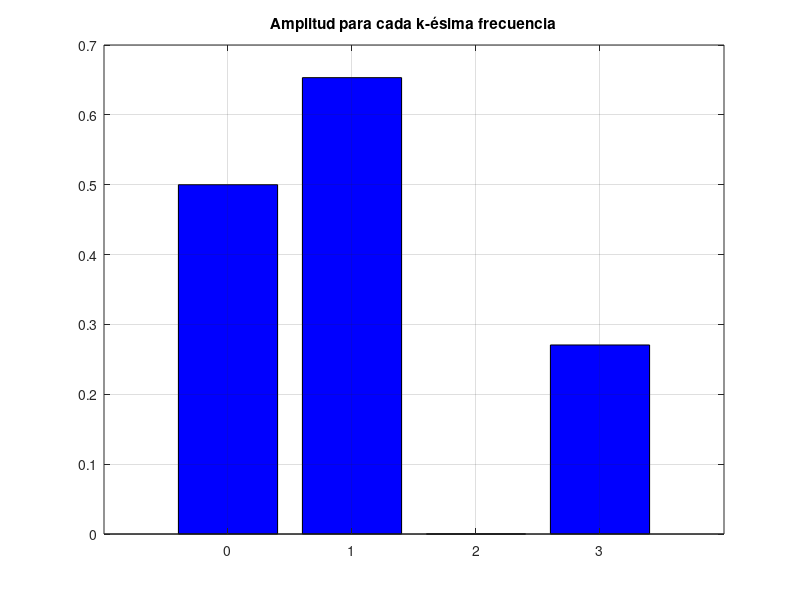

MATLAB code to generate this figure: (Note: this script raises an error after producing the figure.)
function aproximacionTrigonometricaUltimaN8
  % EN ESTE PROGRAMA LO QUE ESTÁ MAL ES EL VECTOR g, YA QUE ESTÁ DE 1 a N Y DEBERÍA SER DE 0 a Tp %
  clc, clear
  N=8;%numero de intervalos o puntos
  m=3;%tiene que ser menor que (N-1)/2
  pi=pi;
  w0=(2*pi)/N;
  dim=2*m+1;%%incognitas
  %%gt es una funcion periodica, el ultimo punto coincide con el primero
  %%g es un vector=[1 1 0 0]
  %%t es un vector= [0dt dt 2dt 3dt]
  %%n es el ORDEN de los componentes n=[1 2 3 4]
  %%Tita va desde 0 a 2pi
  %%AProximacion: por minimos cuadrados. Base={1; cos(algo);sen(algo) hasta lo que haga falta para hacer la aproximacion
  %%con la condicion de q las bases sean ortogonales entre si en el periodo 0-2pi
  %%CAMBIO DE VARIABLES, TRABAJAMOS EN EL DOMINIO TIEMPO
  %%tOMAMOS UN TITA CUALQUIERA Y COMPARANDO CON EL DOMINIO TIEMPO
  n=zeros(1,N);
  g=zeros(N,1);
  for k=1:N
    n(1,k)=k;
    if k<=N/2
      g(k,1)=1;
    else
      g(k,1)=0;
    endif
  endfor

  phi=zeros(N,dim);
  %%p(t)=a0 * 1 + ak cos(k * (2pi/TP)(n-1))
  %%n va desde 1 hasta N
  %%k va desde 1 a m

	phi(:,1) = 1;

  for n=1:N
    %%phi(n,1)=1;
    for k=1:m
      phi(n,2*k)=cos(k*w0*(n-1));
      phi(n,2*k+1)=sin(k*w0*(n-1));
    endfor
  endfor

  diag = phi'* phi			%%chequeamos que la matriz sea diagonal
  coef = phi'* g				%%vector de coeficientes

  alfa = zeros(dim,1);

  alfa(1,1)=coef(1,1)/N;
  for j=2:dim
##    alfa(k,1)=coef(k,1)/diag(k,k)  OTRA FORMA DE HACERLO
    alfa(j,1)=coef(j,1)/(N/2)
  endfor
  %%phi'*phi*alfa=phi'*g

  k=zeros(1,m+1);%%vector K
  for j=1:m+1
    k(1,j)=j-1;
  endfor

  A=zeros(1, m+1)
  A(1,1)=alfa(1,1);

  for j=1:m
    A(1,j+1)=sqrt((alfa(2*j,1))^2+(alfa(2*j+1,1))^2)
    titan(j)=atan(-(alfa(2*j+1,1))/(alfa(2*j,1))); %es para el 2do método, que usa el atang(-bk/ak)
  endfor

  figure (1)
  bar(k,A,'b')
  grid on
  title('Amplitud para cada k-ésima frecuencia')

  Tp=10;
  dw=(2*pi)/Tp;
  dt=0.01;
  t0=0;
  t=zeros(1,(2*(Tp/dt)));

  P(j)=alfa(1,1)*1;

  for j=1:(2*(Tp/dt)) %% j=1 : N
    t(1,j)=t0+(j-1)*(dt);
    for i=1:m
      P(j)= P(j) + alfa(2*i,1)*cos(i*dw(t(1,j)-t0)) + alfa(2*i+1,1)*sin(i*dw(t(1,j)-t0)); %%PRIMER MÉTODO
      p(j)= p(j) + A(1,i+1) * cos(i((2*pi)/Tp)*(t(1,j))+titan(i)); %%SEGUNDO MÉTODO
    endfor
  endfor

  figure(2)
  plot(t,P,'b',g,'or')
  title('Aproximación P(t) continua, 1er método')
  figure(3)
  plot(t,p,'b')
  title('Aproximación P(t) continua, 2do método')
  figure(4)
  plot(g,'og')
	
endfunction